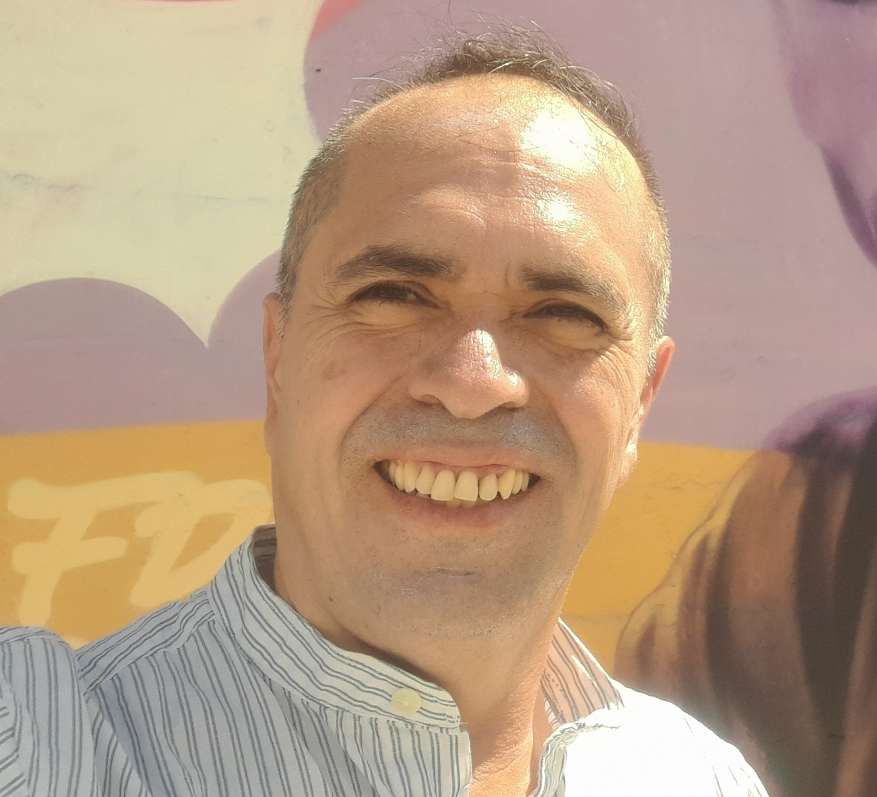
#> input picture imagenes/entrenamiento/Foto01.jpg, 1754 x 1593 px (shown at 1/2 size); its folder holds only this picture in this run
$ python 'Recortar Rostros.py'
#> lines starting #> are read from the running program, lines starting #| are printed output that depends on the picture
import cv2
import os

carpeta_entrada="imagenes/entrenamiento"
carpeta_salida="imagenes/entrenamiento/rostros"

ch = cv2.CascadeClassifier(cv2.data.haarcascades + "haarcascade_frontalface_default.xml")

if not os.path.exists(carpeta_salida):
    print("Carpeta creada: ", carpeta_salida)
    os.makedirs(carpeta_salida)

total_recortes = 0
for nombre_imagen in os.listdir(carpeta_entrada):

    img = cv2.imread(os.path.join(carpeta_entrada, nombre_imagen))
#> img is the input picture: shape (1593, 1754, 3); mean B, G, R 130.7, 155.6, 182.7

    if img is None: continue

    print("Procesando imagen: ", nombre_imagen)

    imgGris = cv2.cvtColor(img, cv2.COLOR_BGR2GRAY)
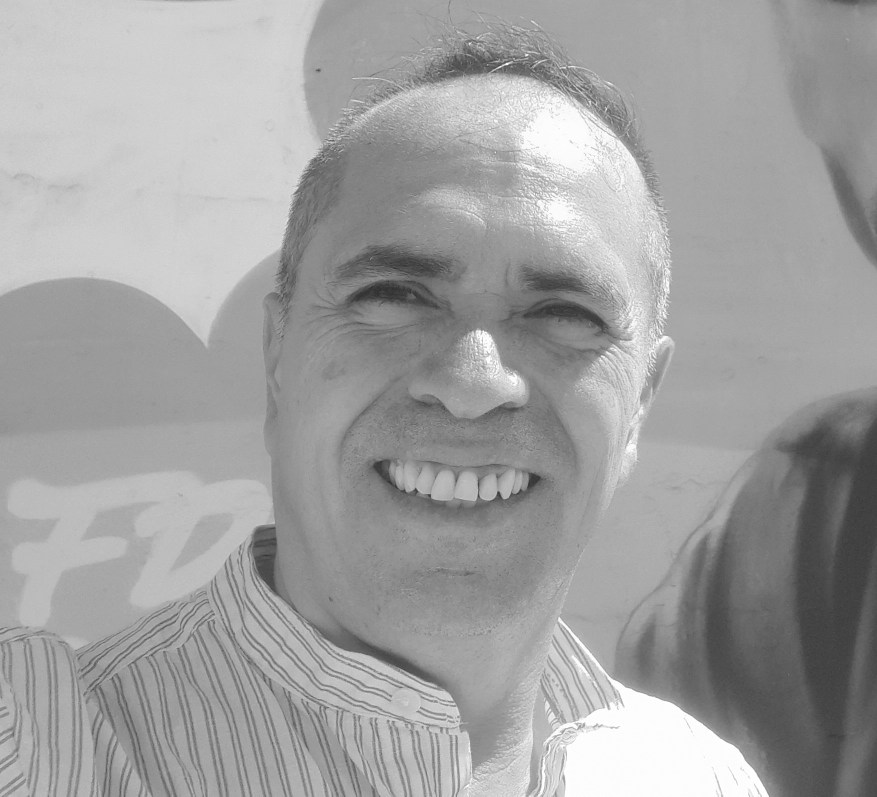
#> imgGris: shape (1593, 1754) (shown at 1/2 size); min 36, max 255, mean 160.9

    rostros = ch.detectMultiScale(
        imgGris,
        scaleFactor=1.1,
        minNeighbors=5,
        minSize=(30, 30),
        flags= cv2.CASCADE_SCALE_IMAGE
        )
#> rostros = [[498, 278, 897, 897]]

    for (x, y, w, h) in rostros:
        #obtener el recorte con el rostro
        rostro_recortado=img[y:y+h, x:x+w]
        #redimensionar a un tamaños estandar
        rostro_redimensionado=cv2.resize(rostro_recortado, (150, 150))

        #guardar la imagen recortada
        total_recortes+=1
        cv2.imwrite(os.path.join(carpeta_salida, f"rostro_{total_recortes}.jpg"), rostro_redimensionado)
#> this loop made 1 pass
#> (x, y, w, h, total_recortes) on pass 1: (498, 278, 897, 897, 1)
#> pass 1, `rostro_recortado=img[y:y+h, x:x+w]`:
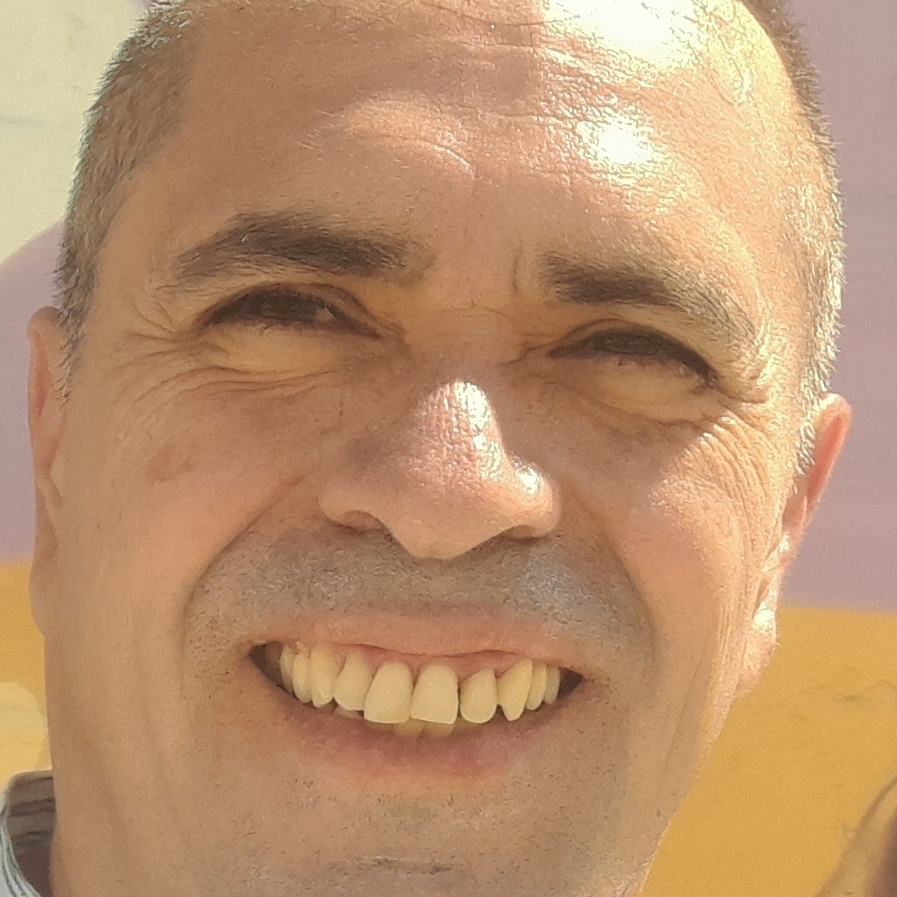
#> rostro_recortado: shape (897, 897, 3); mean B, G, R 110.1, 145.4, 186.1
#> pass 1, `rostro_redimensionado=cv2.resize(rostro_recortado, (150, 150))`:
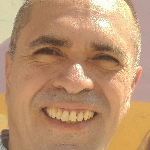
#> rostro_redimensionado: shape (150, 150, 3); mean B, G, R 110, 145.3, 186.1
#> after the loop, total_recortes = 1
